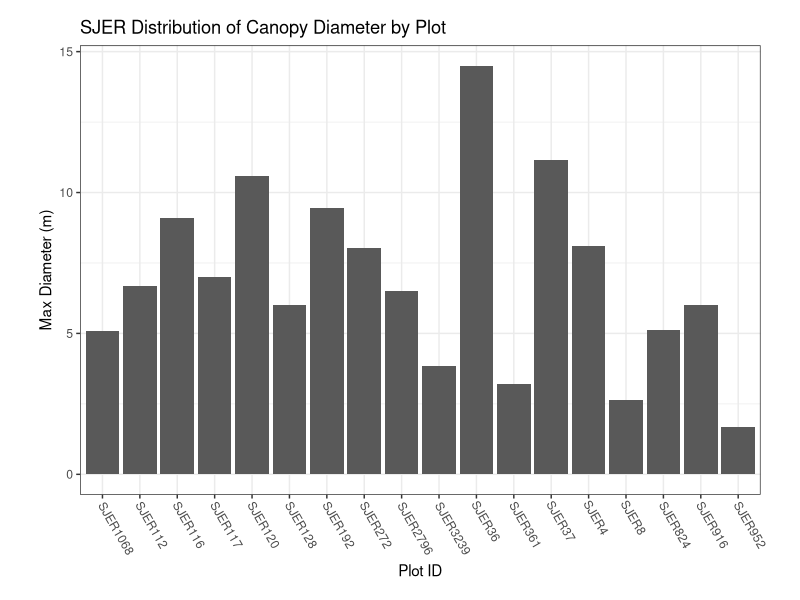
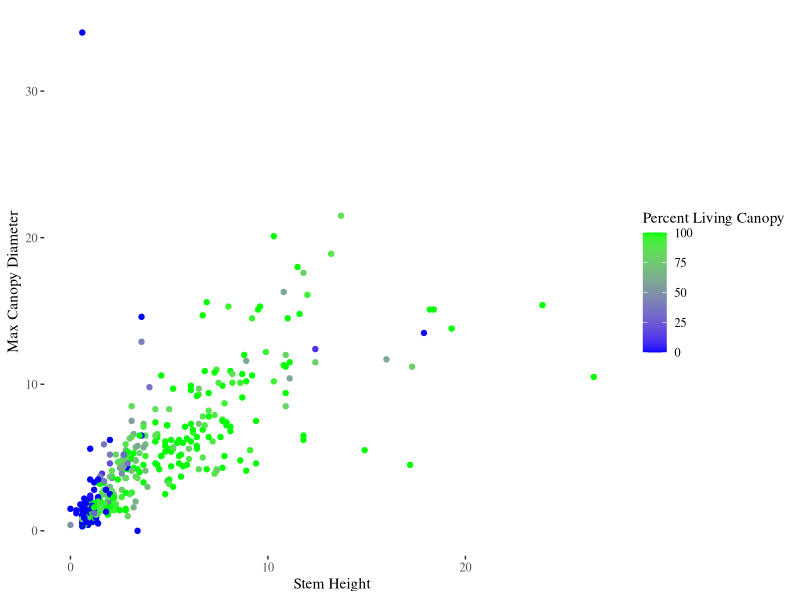

The R script that drew these images, in order:
## ---- chunk 1
library(tidyverse)
library(ggplot2)
library(ggrepel)
library(ggthemes)
library(knitr)

knitr::opts_chunk$set(echo = FALSE)
## ---- chunk 2
sjer_veg <- read_csv("data/D17_2013_SJER_vegStr.csv")
# View(sjer_veg)
sjer_veg
## ---- chunk 3
sjer_veg %>% 
  group_by(plotid) %>% 
  summarise(mean(maxcanopydiam))
## ---- chunk 4
sjer_veg %>% 
  group_by(plotid) %>% 
  summarise(m = mean(maxcanopydiam)) %>% 
  ggplot(aes(x = plotid, y = m)) +
    geom_col() + # a column plot for each entry
    ggtitle("SJER Distribution of Canopy Diameter by Plot") +
    xlab("Plot ID") + 
    ylab("Max Diameter (m)") +
    theme_bw() + #change the theme
    theme(plot.margin=unit(c(.5,1,.5,1), "cm"), #adjust the margin (top, right, bottom, left)
          axis.text.x = element_text(angle = -60, hjust = -0.1)) # rotate the axis labels

## ---- chunk 5

sjer_veg %>% 
  select(maxcanopydiam, stemheight, livingcanopy) %>% 
  ggplot(aes(x = stemheight, y = maxcanopydiam)) + 
    geom_point(aes(color = livingcanopy)) +
    scale_color_gradient(low = "blue", high = "green") + #change colors 
    xlab("Stem Height") + #add x label
    ylab("Max Canopy Diameter")+ #add y label
    labs(color = "Percent Living Canopy") + #change label on legend
    theme_tufte()
    
      
